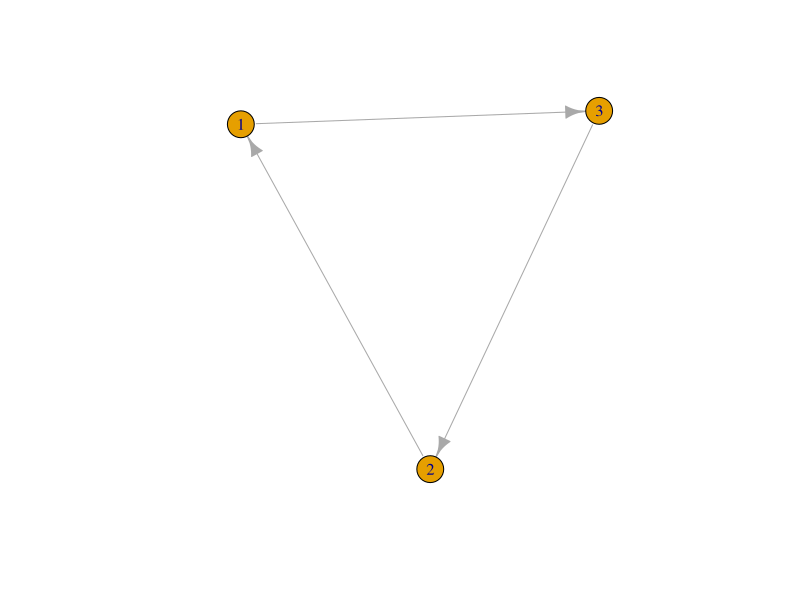
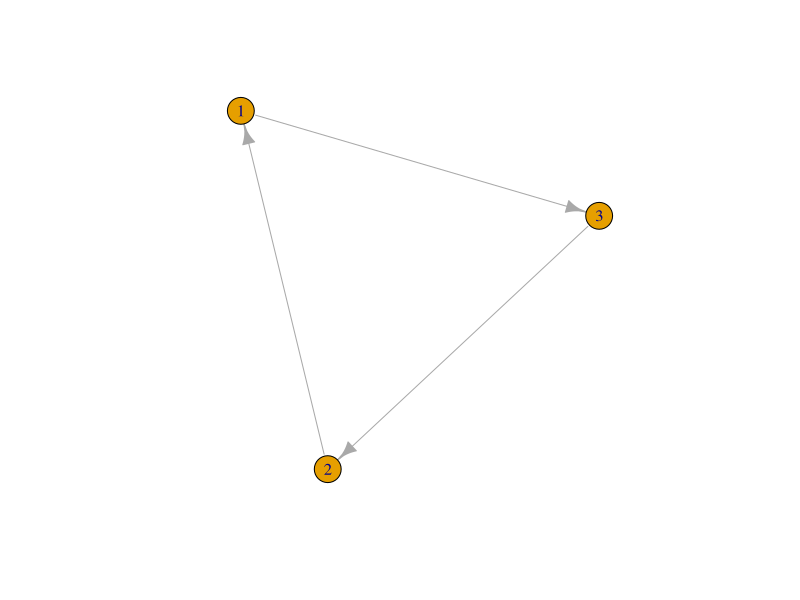
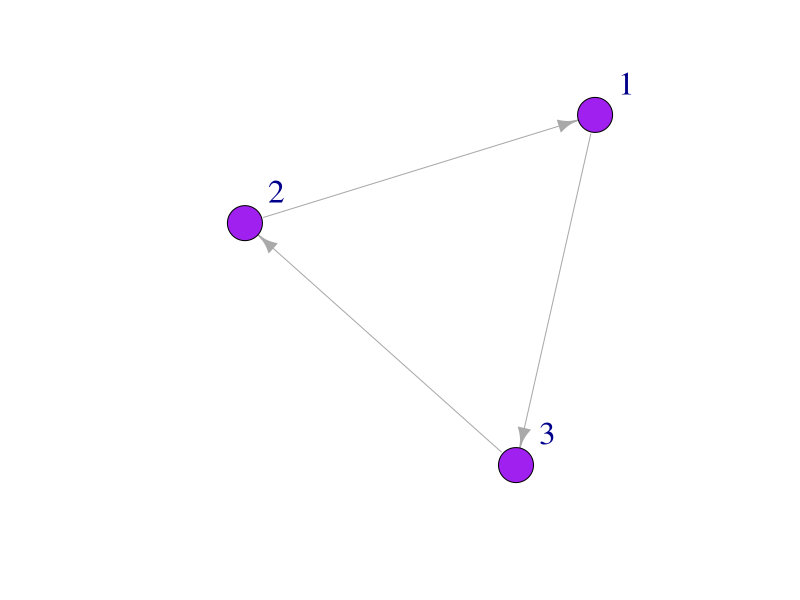
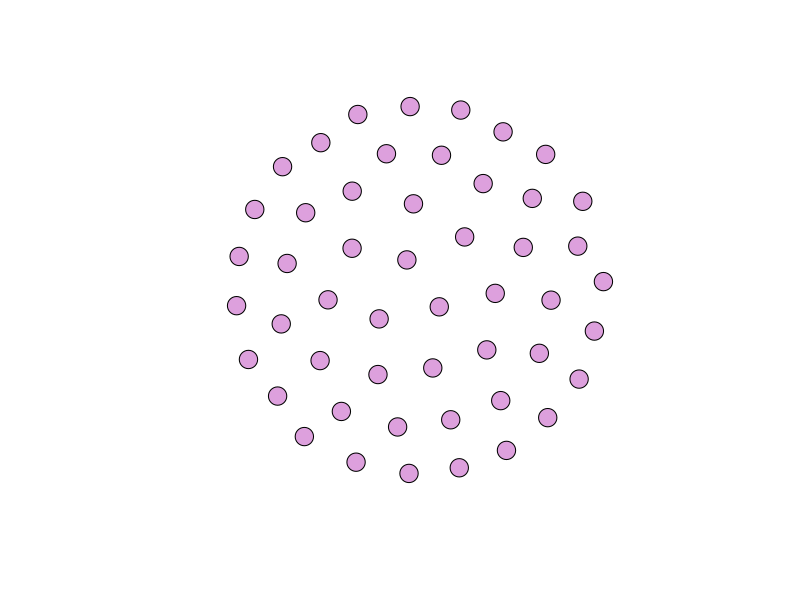
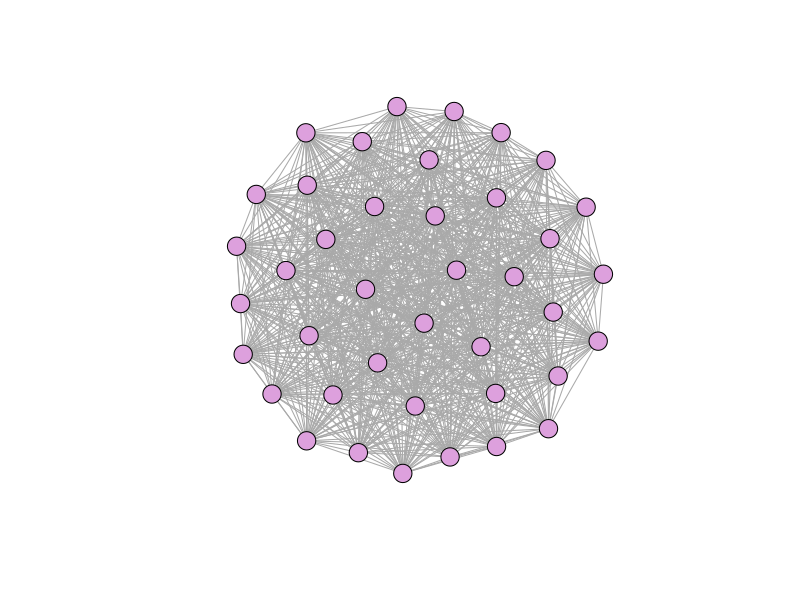
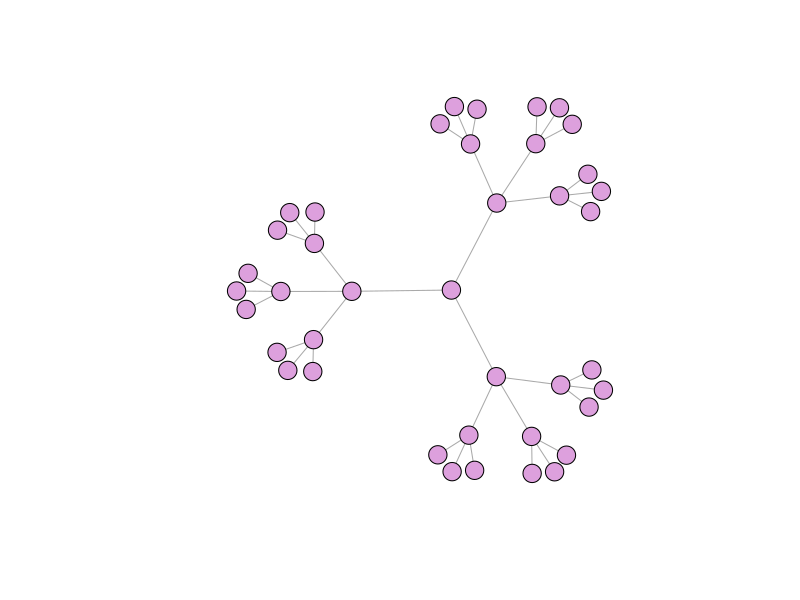
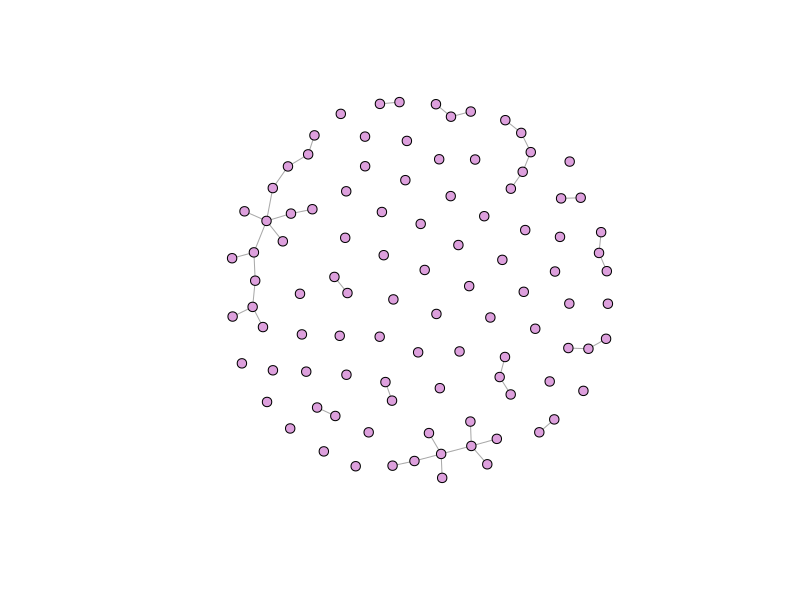
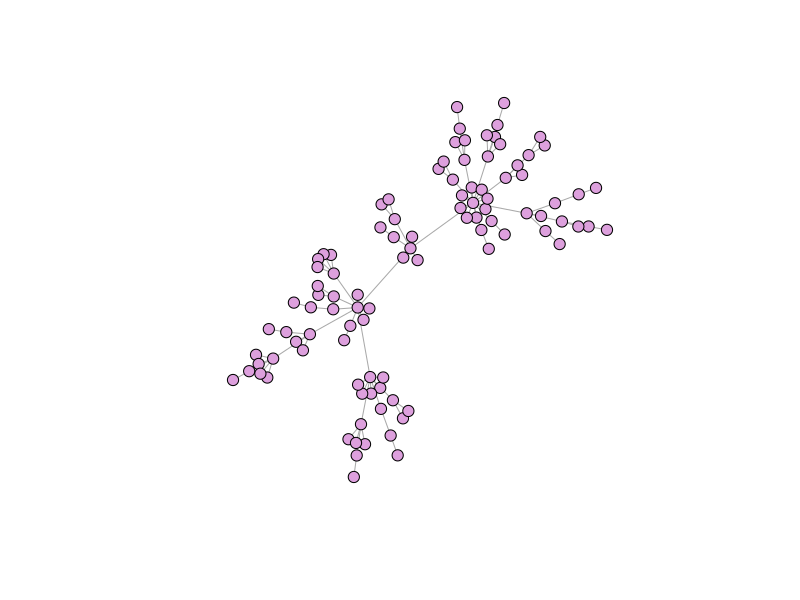

R code for these plots, in order:
## ---- chunk 1
#install.packages("igraph")
library(igraph)
## ---- chunk 2
mat1 <- matrix(c(0, 1, 0, 0, 0, 1, 1,0, 0), nrow=3, ncol=3) ### matrix function 
mat1
## ---- chunk 3
mat2 <- graph_from_adjacency_matrix(mat1)
plot(mat2, edge.arrow.size = 1) ## set the size of the arrows 
## ---- chunk 4
mat3 <- graph(edges=c(1,3, 3,2, 2,1), n=3, directed=T ) # use graph function and list edges 
plot(mat3, edge.arrow.size = 1)
## ---- chunk 5
plot(mat3, edge.arrow.size = 1, vertex.color = "purple", vertex.size = 20, vertex.label.cex = 2, vertex.label.dist = 3.5)

## ---- chunk 6
eg <- make_empty_graph(50) ## make a graph with 50 nodes
plot(eg, vertex.size=10, vertex.label=NA, vertex.color = "plum") ## no node labels.
eg # view graph object


## ---- chunk 7
fg <- make_full_graph(40)
plot(fg, vertex.size=10, vertex.label=NA, vertex.color = "plum")
fg # view graph
## ---- chunk 8
tr <- make_tree(40, children = 3, mode = "undirected")
plot(tr, vertex.size=10, vertex.label=NA, vertex.color = "plum") 
## ---- chunk 9
er <- sample_gnm(n=100, m=40) 
plot(er, vertex.size=5, vertex.label=NA, vertex.color = "plum") # vertex color "plum" :)
## ---- chunk 10
ba <-  sample_pa(n=100, power=1, m=1,  directed=F)
plot(ba, vertex.size=6, vertex.label=NA, vertex.color = "plum")
## ---- chunk 11
Nodelist <- data.frame(
                    Names =c("Jim", "Carole", "Joe", "Michelle", "Jen", "Pete", "Paul", "Tim", 
                            "Jess", "Mark", "Jill", "Cam", "Kate") ,
                    YearsFarming = c(8.5, 6.5, 4, 1, 3, 10, 5, 5, 5, 1, 1, 6, 6) , 
                    Age = c(22, 31, 25, 21, 22, 35, 42, 27, 26, 33, 26, 28, 22) , 
                    Gender = c("Male", "Female", "Male", "Female", "Female", "Male","Male","Male", "Female", "Male", "Female", "Male", "Female"))
Nodelist       
## ---- chunk 12
Edgelist <- data.frame(
                  From = c("Jim", "Jim", "Jim", "Jill", "Kate", "Pete", "Pete", "Jess", "Jim", "Jim", "Pete"),
                  To = c("Carole", "Jen", "Pete", "Carole", "Joe", "Carole", "Paul", "Mark", "Cam", "Mark", "Tim")
)

## ---- chunk 13
FarmNetwork <- graph_from_data_frame(d = Edgelist, vertices = Nodelist, directed = T)
FarmNetwork
E(FarmNetwork) # view edges
V(FarmNetwork) # view nodes
## ---- chunk 14
plot(FarmNetwork, edge.arrow.size = .5, vertex.color = "plum", vertex.label.dist = 2.5)

## ---- chunk 15
colrs <- c("gray70", "blue")
V(FarmNetwork)$color <- ifelse(V(FarmNetwork)$Gender == "Male", "orange", "dodgerblue") ## if male, make orange, if not, blue. Go gators!!!!   
plot(FarmNetwork, edge.arrow.size = .5, vertex.label.dist = 2.5)

## ---- chunk 16

V(FarmNetwork)$size <- V(FarmNetwork)$YearsFarming # size the nodes by number of years farming
plot(FarmNetwork, edge.arrow.size = .5, vertex.label.dist = 2.5)

## ---- chunk 17

V(FarmNetwork)$size <- V(FarmNetwork)$YearsFarming *2 ## scale by multiplying by 2
plot(FarmNetwork, edge.arrow.size = .5, vertex.label.dist = 2.5)

## ---- chunk 18
Net2 <- graph(edges=c(1,3, 3,2, 2,1, 2,4, 5,4), n=5, directed=T) 
Net2
plot(Net2, edge.arrow.size = .5, vertex.color = "gold")
## ---- chunk 19
deg1 <-  degree(Net2, v = V(Net2), mode = c("all"))
deg1 ## node degree of all nodes in the network 
V(Net2)$size <- (deg1*10) #size the network nodes by their node degree 
plot(Net2, edge.arrow.size = .5, vertex.color = "gold") ## is this what you expected?
## ---- chunk 20
eig1 <- eigen_centrality(Net2, directed = TRUE)
eig1 ## NOTE: this gives a "list" of vectors. To pull the eigenvector centrality scores we need to look at 
eig1$vector #like this!
V(Net2)$size <- (eig1$vector*10) #size the network nodes by eigenvector centrality 
plot(Net2, edge.arrow.size = .5, vertex.color = "gold") ## is this what you expected?
## ---- chunk 21
bet1 <-  betweenness(Net2, v = V(Net2), directed = TRUE)
bet1 ## node degree of all nodes in the network 
V(Net2)$size <- (bet1*10) #size the network nodes by their node degree 
plot(Net2, edge.arrow.size = .5, vertex.color = "gold") ## is this what you expected?
## ---- chunk 22
cls1 <-  closeness(Net2, v = V(Net2), mode = "all")
cls1 ## closeness centrality of all nodes in the network
V(Net2)$size <- (cls1*100) #size the network nodes by their node closeness
plot(Net2, edge.arrow.size = .5, vertex.color = "gold") ## is this what you expected?
## ---- chunk 23
igraph::graph.density(Net2) #graph density
diameter(Net2) # diameter
mean_distance(Net2) ##mean path length
## ---- chunk 24
igraph::vertex_connectivity(Net2)
igraph::transitivity(Net2)
## ---- chunk 25
library(igraph)
Degree_Distribution <- igraph::degree(FarmNetwork, mode = "total")
hist(Degree_Distribution)
## ---- chunk 26
new1 <- sample_gnm(13, 11, directed = FALSE, loops = FALSE)
h1<- igraph::degree(new1)
hist(h1)
## ---- chunk 27
degamat <- NULL
n <- 50
for(i in 1:n){
  newmatrix <- sample_gnm(13,11, directed = FALSE, loops = FALSE)
  degmat <- igraph::degree(newmatrix)
  degamat<-rbind(degamat,degmat)
}
degamat

hist(degamat, xlim = c(0,7), breaks = 7)
## ---- chunk 28
par(mfrow=c(1,1),
    mar=c(2,2,2,2))
hist(Degree_Distribution, xlab = "Node Degree", xlim = c(0,7), breaks = 3, main = "Observed")
hist(degamat, xlim = c(0,7), breaks = 7, xlab = "Node Degree", main = "Simulated")
